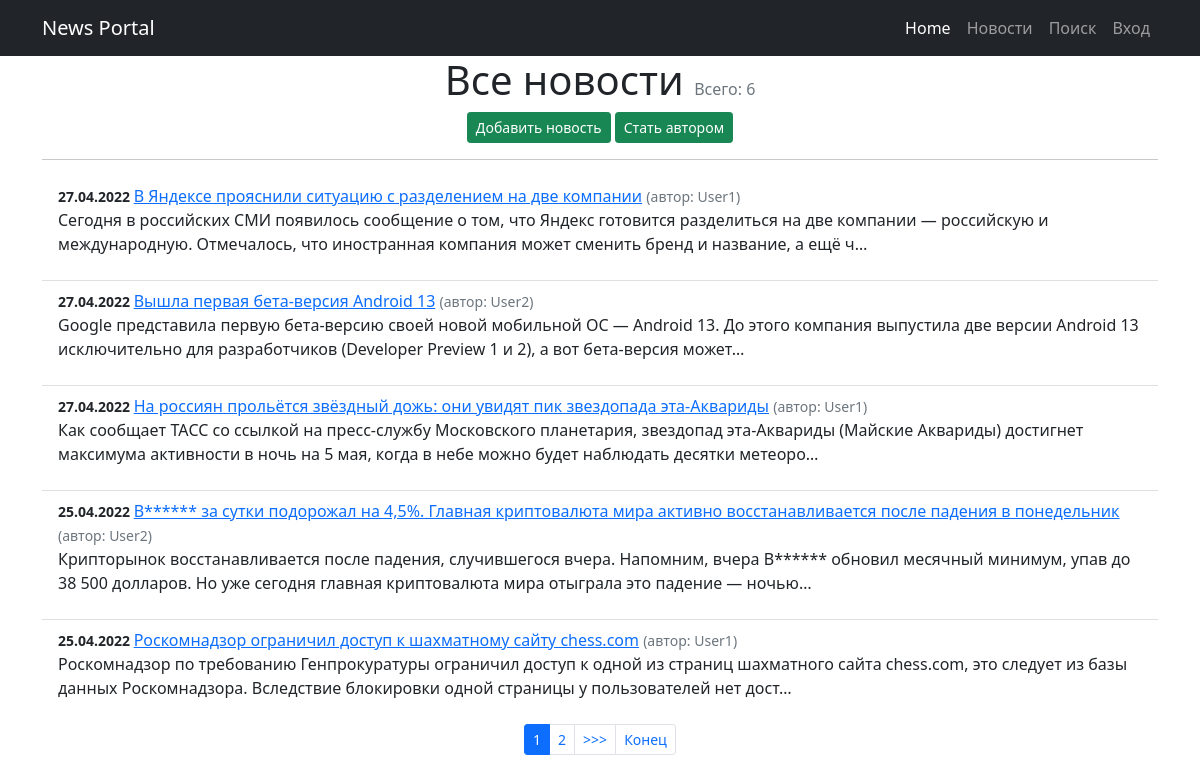
Page /news/ on the committed database.
### news/models.py (models this page shows, shortened)
class Post(models.Model):
    article = 'AR'
    news = 'NW'
    POST_TYPE = [
        (article, 'статья'),
        (news, 'новость'),
    ]
    author = models.ForeignKey(Author, on_delete=models.CASCADE)
    post_type = models.CharField(
        max_length=2, choices=POST_TYPE, default=article)
    date = models.DateTimeField(auto_now_add=True)
    title = models.CharField(max_length=255)
    text = models.TextField()
    rating = models.IntegerField(default=0)
    category = models.ManyToManyField(
        Category, through='PostCategory')

class Author(models.Model):
    username = models.OneToOneField(
        User, on_delete=models.CASCADE, primary_key=True)
    rating = models.IntegerField(default=0)
    def __str__(self):
        return self.username.username.title()

### news/views.py (the view)
# urls.py: path('', NewsList.as_view()),
class NewsList(ListView):
    model = Post
    ordering = '-date'
    template_name = 'news_list.html'
    context_object_name = 'news_list'
    paginate_by = 5
    def get_context_data(self, **kwargs):
        context = super().get_context_data(**kwargs)
        context['is_not_authors'] = not self.request.user.groups.filter(
            name='authors').exists()
        return context

### news/templatetags/custom_filters.py (called while the page is built)
@register.filter()
def format_date(value):
    return value.strftime("%d.%m.%Y")

@register.filter()
def censor(text):
    if type(text) != str:
        return "Type error. Is not string"
    for word in CENSOR_WORDS:
        text = re.sub(r'(?:'+word[1:]+'?)[^\s]+',
                      ("*" * (len(word) - 1)), text)
    return text

### templates/news_list.html (shortened to what this page needs)
{% extends 'flatpages/default.html' %}
{% load custom_filters %}
{% block content %}
<h1 class="text-center">Все новости <span class="text-muted fs-6 fw-normal">Всего: {{ page_obj.paginator.count }}</span></h1>
<p class="text-center">
    <a href="{% url 'news_post_create' %}" class="btn btn-success btn-sm">Добавить новость</a>
    {% if is_not_authors %}
        <a href="/upgrade" class="btn btn-success btn-sm">Стать автором</a>
    {% endif %}
</p>
<hr>
<ul class="list-group list-group-flush">
    {% for newspost in news_list %}
        <li class="list-group-item">
            <small class="fw-bold">{{ newspost.date | format_date }} </small>
            <a href="{% url 'news_post' newspost.id %}">{{ newspost.title | censor}}</a>
            <small class="text-muted ">(автор: {{ newspost.author}})</small>
            <p>{{newspost.text | censor | truncatechars:210}}</p>
        </li>
    {% endfor %}
</ul>
{% if is_paginated %}
<nav aria-label="...">
    <ul class="pagination pagination-sm justify-content-center">
    {% for num in page_obj.paginator.page_range %}
        {% if page_obj.number == num %}
            <li class="page-item active"><a class="page-link">{{ num }}</a></li>
        {% elif num > page_obj.number|add:'-3' and num < page_obj.number|add:'3' %}
            <li class="page-item"><a class="page-link" href="?page={{ num }}">{{ num }}</a></li>
        {% endif %}
    {% endfor %}
    {% if page_obj.has_next %}
        <li class="page-item"><a class="page-link" href="?page={{ page_obj.next_page_number }}">>>></a></li>
        <li class="page-item"><a class="page-link" href="?page={{ page_obj.paginator.num_pages }}">Конец</a></li>
    {% endif %}
{% endif %}
</ul>
</nav>
{% endblock content %}

### rows in the picture
Post: date "27.04.2022", title|censor "В Яндексе прояснили ситуацию с разделением на две компании", author "User1", text|censor "Сегодня в российских СМИ появилось сообщение о том, что Яндекс готовится разделиться на две компании — российскую и международную. Отмечалось, что иностранная компания может сменить бренд и название, а ещё ч…"
Post: date "27.04.2022", title|censor "Вышла первая бета-версия Android 13", author "User2", text|censor "Google представила первую бета-версию своей новой мобильной ОС — Android 13. До этого компания выпустила две версии Android 13 исключительно для разработчиков (Developer Preview 1 и 2), а вот бета-версия может…"
Post: date "27.04.2022", title|censor "На россиян прольётся звёздный дожь: они увидят пик звездопада эта-Аквариды", author "User1", text|censor "Как сообщает ТАСС со ссылкой на пресс-службу Московского планетария, звездопад эта-Аквариды (Майские Аквариды) достигнет максимума активности в ночь на 5 мая, когда в небе можно будет наблюдать десятки метеоро…"
Post: date "25.04.2022", title|censor "B****** за сутки подорожал на 4,5%. Главная криптовалюта мира активно восстанавливается после падения в понедельник", author "User2", text|censor "Крипторынок восстанавливается после падения, случившегося вчера. Напомним, вчера B****** обновил месячный минимум, упав до 38 500 долларов. Но уже сегодня главная криптовалюта мира отыграла это падение — ночью…"
Post: date "25.04.2022", title|censor "Роскомнадзор ограничил доступ к шахматному сайту chess.com", author "User1", text|censor "Роскомнадзор по требованию Генпрокуратуры ограничил доступ к одной из страниц шахматного сайта chess.com, это следует из базы данных Роскомнадзора. Вследствие блокировки одной страницы у пользователей нет дост…"

### other values in the picture
{{ page_obj.paginator.count }} "6"
{{ num }} "1"
{{ num }} "2"
